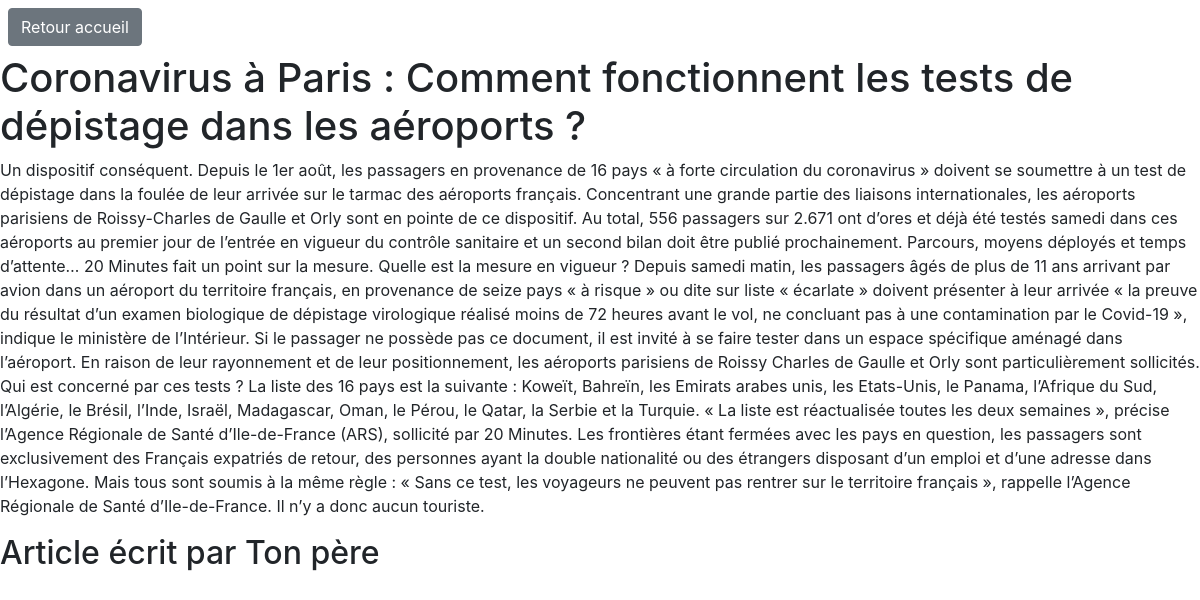
The app's page /index.php?controller=detail&id=3 with its own data.
### tables this page shows
CREATE TABLE IF NOT EXISTS `articles` (
  `id` int(11) NOT NULL AUTO_INCREMENT,
  `title` varchar(200) NOT NULL,
  `content` varchar(5000) NOT NULL,
  `author` varchar(50) NOT NULL,
  PRIMARY KEY (`id`)
);

### MVC/controler/ArticleController.php (called while the page is built, shortened)
<?php
class ArticleController {
    public function detailArticle($id) {
        $articleManager = new ArticleManager();
        $article = $articleManager->selectOneArticle($id);
        require('MVC\view\detailArticle_view.php');
    }
}

### MVC/model/manager/DbManager.php (called while the page is built, shortened)
<?php
class DbManager{
    private $host = 'localhost';
    private $dbName = 'blog';
    private $username = 'root';
    private $password = '';
    public function __construct()
    {
        try {
            $this->bddConnection = new PDO('mysql:host='.$this->host.'; dbname='.  $this->dbName . ';charset=utf8', $this->username, $this->password);
        }
        catch(Exception $e) {
            die('Erreur '.$e->getMessage());
        }
    }
}

### MVC/model/manager/ArticleManager.php (called while the page is built, shortened)
<?php
class ArticleManager extends DbManager {
    public function selectOneArticle($id) {
        $sqlRequestOneArticle = $this->bddConnection->prepare('SELECT * FROM articles WHERE id = ?');
        $sqlRequestOneArticle->bindParam(1, $id);
        $sqlRequestOneArticle->execute();
        $resultSqlRequestOneArticle = $sqlRequestOneArticle->fetch();
        $article = new Article($resultSqlRequestOneArticle['title'], $resultSqlRequestOneArticle['content'], $resultSqlRequestOneArticle['author'], $resultSqlRequestOneArticle['id']);
        return $article;
    }
}

### MVC/model/class/Article.php (called while the page is built, shortened)
<?php
    class Article {
        private $title;
        private $content;
        private $author;
        public function __construct($title, $content, $author, $id = null){
            $this->title = $title;
            $this->content = $content;
            $this->author = $author;
        }
        public function getTitle()
        {
                return $this->title;
        }
        public function getContent()
        {
                return $this->content;
        }
        public function getAuthor()
        {
                return $this->author;
        }
    }

### MVC/view/detailArticle_view.php (the view, shortened to what this page needs)
<html>
    <head>
    </head>
    <body>
    <a class="btn btn-secondary m-2" href="index.php"> Retour accueil</a>
        <h1><?= $article->getTitle() ?></h1>
        <p><?= $article->getContent() ?></p>
        <h2> Article écrit par <?php echo $article->getAuthor() ?></h2>
    </body>
</html>

### records on screen
articles: title "Coronavirus à Paris : Comment fonctionnent les tests de dépistage dans les aéroports ?", content "Un dispositif conséquent. Depuis le 1er août, les passagers en provenance de 16 pays « à forte circulation du coronavirus » doivent se soumettre à un test de dépistage dans la foulée de leur arrivée sur le tarmac des aéroports français. Concentrant une grande partie des liaisons internationales, les aéroports parisiens de Roissy-Charles de Gaulle et Orly sont en pointe de ce dispositif. Au total, 556 passagers sur 2.671 ont d’ores et déjà été testés samedi dans ces aéroports au premier jour de l’entrée en vigueur du contrôle sanitaire et un second bilan doit être publié prochainement. Parcours, moyens déployés et temps d’attente… 20 Minutes fait un point sur la mesure. Quelle est la mesure…", author "Ton père"
